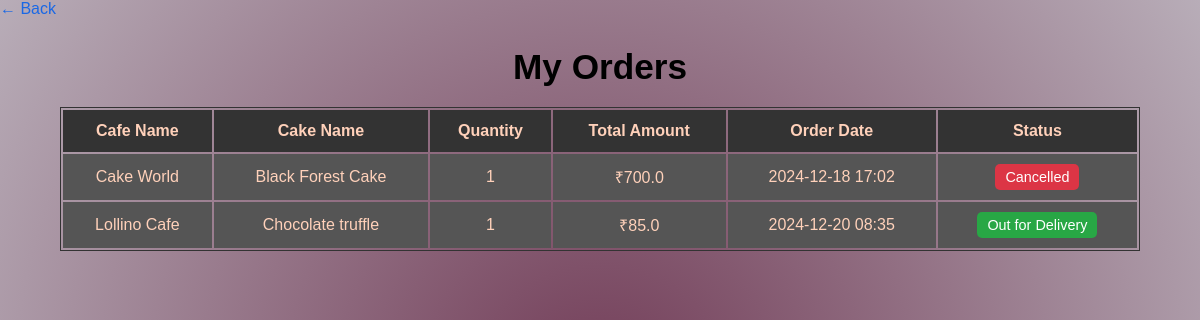
The page /users/orders/ (signed in) on the database its author committed.
### shops/models.py (models this page shows, shortened)
class Order(models.Model):
    customer = models.ForeignKey(User, on_delete=models.CASCADE, related_name="orders")
    cake = models.ForeignKey(Cake, on_delete=models.CASCADE, related_name="orders")
    quantity = models.PositiveIntegerField()
    total_price = models.DecimalField(max_digits=10, decimal_places=2)
    order_date = models.DateTimeField(auto_now_add=True)
    status = models.CharField(max_length=20, choices=[
        ('Processing', 'Processing'),
        ('Confirmed', 'Confirmed'),
        ('Out for Delivery', 'Out for Delivery'),
        ('Cancelled', 'Cancelled'),
    ], default='Pending')

class Cake(models.Model):
    shop = models.ForeignKey(Shop, on_delete=models.CASCADE, related_name='cakes')
    name = models.CharField(max_length=255)
    description = models.TextField()
    price = models.DecimalField(max_digits=10, decimal_places=2)
    stock = models.PositiveIntegerField(default=0)
    image = models.ImageField(upload_to='cakes/')

class Shop(models.Model):
    user = models.OneToOneField(User, on_delete=models.CASCADE, related_name='shop_from_shops')  # Unique related_name
    shop_name = models.CharField(max_length=255)
    shop_address = models.TextField()
    shop_contact = models.CharField(max_length=20)
    shop_description = models.TextField(blank=True)
    shop_logo = models.ImageField(upload_to='shop_logos/', blank=True, null=True)
    created_at = models.DateTimeField(auto_now_add=True)
    approved = models.BooleanField(default=False)  # Admin approval required
    declined = models.BooleanField(default=False)  # Track declined status

### users/views.py (the view)
# urls.py: path('orders/', customer_orders, name='customer_orders'),
@login_required
def customer_orders(request):
    orders = Order.objects.filter(customer=request.user).select_related('cake__shop')
    return render(request, 'users/customer_orders.html', {'orders': orders})

### users/templatetags/custom_filters.py (called while the page is built)
@register.filter
def mul(value, arg):
    try:
        return float(value) * float(arg)
    except (ValueError, TypeError):
        return 0

@register.filter
def order_status_class(status):
    status_classes = {
        "Processing": "Processing",
        "Confirmed": "Confirmed",
        "Out for Delivery": "Out",
        "Cancelled": "Cancelled",
    }
    return status_classes.get(status, "Pending")

### users/templates/users/customer_orders.html (shortened to what this page needs)
{% load static %}
{% load custom_filters %}
{% block content %}
<a href="{% url 'list_shops' %}" style="text-decoration: none; color:rgb(26, 104, 229);">&larr; Back</a>
<div class="container my-5">
    <div class="d-flex justify-content-between align-items-center mb-4">
        <h2 class="text-center" style="color:rgb(0, 0, 0);">My Orders</h2>
    </div>
    {% if orders %}
    <div class="table-responsive">
        <table class="table table-striped table-bordered">
            <thead>
                <tr>
                    <th style="text-align: center; background-color: #333333; color: #ffd1ba;">Cafe Name</th>
                    <th style="text-align: center; background-color: #333333; color: #ffd1ba;">Cake Name</th>
                    <th style="text-align: center; background-color: #333333; color: #ffd1ba;">Quantity</th>
                    <th style="text-align: center; background-color: #333333; color: #ffd1ba;">Total Amount</th>
                    <th style="text-align: center; background-color: #333333; color: #ffd1ba;">Order Date</th>
                    <th style="text-align: center; background-color: #333333; color: #ffd1ba;">Status</th>
                </tr>
            </thead>
            <tbody>
                {% for order in orders %}
                <tr style="background-color: #555555; color: #ffd1ba;">
                    <td style="text-align: center;">{{ order.cake.shop.shop_name }}</td>
                    <td style="text-align: center;">{{ order.cake.name }}</td>
                    <td style="text-align: center;">{{ order.quantity }}</td>
                    <td style="text-align: center;">&#8377;{{ order.quantity|mul:order.cake.price }}</td>
                    <td style="text-align: center;">{{ order.order_date|date:"Y-m-d H:i" }}</td>
                    <td style="text-align: center;">
                        <span class="badge badge-{{ order.status|order_status_class }}">{{ order.status }}</span>
                    </td>
                </tr>
                {% endfor %}
            </tbody>
        </table>
    </div>
    {% endif %}
</div>
{% endblock %}

### users/templates/users/customer_orders.html (style rules this page uses)
h2 { font-size: 2.2rem; text-align: center; margin-bottom: 20px; }
table { font-size: 1rem; margin: auto; width: 90%; border: 1px solid #333333; }
thead { background-color: #333333; color: #ffd1ba; }
tbody tr { background-color: #555555; color: #ffd1ba; }
td, th { text-align: center; padding: 12px 10px; }
.badge { padding: 5px 10px; border-radius: 5px; font-size: 0.9rem; }
.badge-Out { background-color: #28a745; color: #fff; }
.badge-Cancelled { background-color: #dc3545; color: #fff; }

### rows shown on the page
Order: cake.shop.shop_name "Cake World", cake.name "Black Forest Cake", quantity "1", quantity|mul "700.0", order_date "2024-12-18 17:02", status "Cancelled"
Order: cake.shop.shop_name "Lollino Cafe", cake.name "Chocolate truffle", quantity "1", quantity|mul "85.0", order_date "2024-12-20 08:35", status "Out for Delivery"
